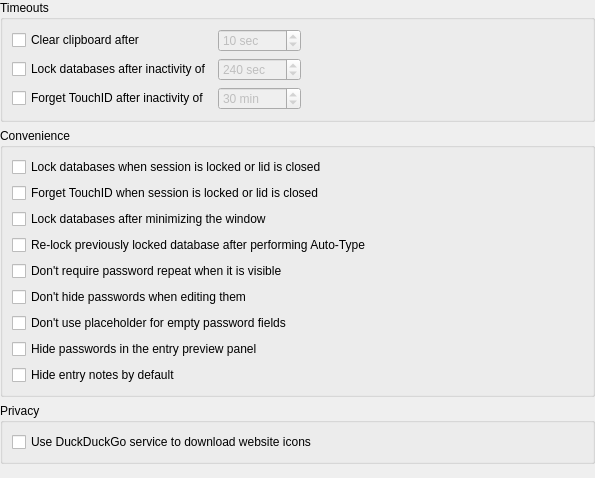
<?xml version="1.0" encoding="UTF-8"?>
<ui version="4.0">
 <class>ApplicationSettingsWidgetSecurity</class>
 <widget class="QWidget" name="ApplicationSettingsWidgetSecurity">
  <property name="geometry">
   <rect>
    <x>0</x>
    <y>0</y>
    <width>595</width>
    <height>478</height>
   </rect>
  </property>
  <layout class="QVBoxLayout" name="verticalLayout">
   <property name="leftMargin">
    <number>0</number>
   </property>
   <property name="topMargin">
    <number>0</number>
   </property>
   <property name="rightMargin">
    <number>0</number>
   </property>
   <property name="bottomMargin">
    <number>0</number>
   </property>
   <item>
    <widget class="QGroupBox" name="groupBox">
     <property name="title">
      <string>Timeouts</string>
     </property>
     <layout class="QGridLayout" name="gridLayout" columnstretch="0,0,1">
      <item row="0" column="1">
       <widget class="QSpinBox" name="clearClipboardSpinBox">
        <property name="enabled">
         <bool>false</bool>
        </property>
        <property name="sizePolicy">
         <sizepolicy hsizetype="Expanding" vsizetype="Fixed">
          <horstretch>0</horstretch>
          <verstretch>0</verstretch>
         </sizepolicy>
        </property>
        <property name="accessibleName">
         <string>Clipboard clear seconds</string>
        </property>
        <property name="suffix">
         <string comment="Seconds"> sec</string>
        </property>
        <property name="minimum">
         <number>1</number>
        </property>
        <property name="maximum">
         <number>999</number>
        </property>
        <property name="value">
         <number>10</number>
        </property>
       </widget>
      </item>
      <item row="2" column="0">
       <widget class="QCheckBox" name="touchIDResetCheckBox">
        <property name="text">
         <string>Forget TouchID after inactivity of</string>
        </property>
       </widget>
      </item>
      <item row="1" column="0">
       <widget class="QCheckBox" name="lockDatabaseIdleCheckBox">
        <property name="sizePolicy">
         <sizepolicy hsizetype="Minimum" vsizetype="Fixed">
          <horstretch>0</horstretch>
          <verstretch>0</verstretch>
         </sizepolicy>
        </property>
        <property name="text">
         <string>Lock databases after inactivity of</string>
        </property>
       </widget>
      </item>
      <item row="0" column="0">
       <widget class="QCheckBox" name="clearClipboardCheckBox">
        <property name="text">
         <string>Clear clipboard after</string>
        </property>
       </widget>
      </item>
      <item row="1" column="1">
       <widget class="QSpinBox" name="lockDatabaseIdleSpinBox">
        <property name="enabled">
         <bool>false</bool>
        </property>
        <property name="sizePolicy">
         <sizepolicy hsizetype="Expanding" vsizetype="Fixed">
          <horstretch>0</horstretch>
          <verstretch>0</verstretch>
         </sizepolicy>
        </property>
        <property name="accessibleName">
         <string>Database lock timeout seconds</string>
        </property>
        <property name="suffix">
         <string comment="Seconds"> sec</string>
        </property>
        <property name="minimum">
         <number>10</number>
        </property>
        <property name="maximum">
         <number>43200</number>
        </property>
        <property name="value">
         <number>240</number>
        </property>
       </widget>
      </item>
      <item row="2" column="1">
       <widget class="QSpinBox" name="touchIDResetSpinBox">
        <property name="enabled">
         <bool>false</bool>
        </property>
        <property name="sizePolicy">
         <sizepolicy hsizetype="Expanding" vsizetype="Fixed">
          <horstretch>0</horstretch>
          <verstretch>0</verstretch>
         </sizepolicy>
        </property>
        <property name="accessibleName">
         <string>Touch ID inactivity reset</string>
        </property>
        <property name="suffix">
         <string> min</string>
        </property>
        <property name="maximum">
         <number>1440</number>
        </property>
        <property name="value">
         <number>30</number>
        </property>
       </widget>
      </item>
      <item row="0" column="2">
       <spacer name="horizontalSpacer">
        <property name="orientation">
         <enum>Qt::Horizontal</enum>
        </property>
        <property name="sizeHint" stdset="0">
         <size>
          <width>40</width>
          <height>20</height>
         </size>
        </property>
       </spacer>
      </item>
     </layout>
    </widget>
   </item>
   <item>
    <widget class="QGroupBox" name="groupBox_2">
     <property name="title">
      <string>Convenience</string>
     </property>
     <layout class="QVBoxLayout" name="verticalLayout_2">
      <item>
       <widget class="QCheckBox" name="lockDatabaseOnScreenLockCheckBox">
        <property name="text">
         <string>Lock databases when session is locked or lid is closed</string>
        </property>
       </widget>
      </item>
      <item>
       <widget class="QCheckBox" name="touchIDResetOnScreenLockCheckBox">
        <property name="text">
         <string>Forget TouchID when session is locked or lid is closed</string>
        </property>
       </widget>
      </item>
      <item>
       <widget class="QCheckBox" name="lockDatabaseMinimizeCheckBox">
        <property name="text">
         <string>Lock databases after minimizing the window</string>
        </property>
       </widget>
      </item>
      <item>
       <widget class="QCheckBox" name="relockDatabaseAutoTypeCheckBox">
        <property name="text">
         <string>Re-lock previously locked database after performing Auto-Type</string>
        </property>
       </widget>
      </item>
      <item>
       <widget class="QCheckBox" name="passwordRepeatCheckBox">
        <property name="text">
         <string>Don't require password repeat when it is visible</string>
        </property>
       </widget>
      </item>
      <item>
       <widget class="QCheckBox" name="passwordCleartextCheckBox">
        <property name="text">
         <string>Don't hide passwords when editing them</string>
        </property>
       </widget>
      </item>
      <item>
       <widget class="QCheckBox" name="passwordShowDotsCheckBox">
        <property name="text">
         <string>Don't use placeholder for empty password fields</string>
        </property>
       </widget>
      </item>
      <item>
       <widget class="QCheckBox" name="passwordPreviewCleartextCheckBox">
        <property name="text">
         <string>Hide passwords in the entry preview panel</string>
        </property>
       </widget>
      </item>
      <item>
       <widget class="QCheckBox" name="hideNotesCheckBox">
        <property name="text">
         <string>Hide entry notes by default</string>
        </property>
       </widget>
      </item>
     </layout>
    </widget>
   </item>
   <item>
    <widget class="QGroupBox" name="privacy">
     <property name="title">
      <string>Privacy</string>
     </property>
     <layout class="QVBoxLayout" name="verticalLayout_3">
      <item>
       <widget class="QCheckBox" name="fallbackToSearch">
        <property name="text">
         <string>Use DuckDuckGo service to download website icons</string>
        </property>
       </widget>
      </item>
     </layout>
    </widget>
   </item>
   <item>
    <spacer name="verticalSpacer_2">
     <property name="orientation">
      <enum>Qt::Vertical</enum>
     </property>
     <property name="sizeType">
      <enum>QSizePolicy::Expanding</enum>
     </property>
     <property name="sizeHint" stdset="0">
      <size>
       <width>20</width>
       <height>30</height>
      </size>
     </property>
    </spacer>
   </item>
  </layout>
 </widget>
 <tabstops>
  <tabstop>clearClipboardCheckBox</tabstop>
  <tabstop>clearClipboardSpinBox</tabstop>
  <tabstop>lockDatabaseIdleCheckBox</tabstop>
  <tabstop>lockDatabaseIdleSpinBox</tabstop>
  <tabstop>touchIDResetCheckBox</tabstop>
  <tabstop>touchIDResetSpinBox</tabstop>
  <tabstop>lockDatabaseOnScreenLockCheckBox</tabstop>
  <tabstop>touchIDResetOnScreenLockCheckBox</tabstop>
  <tabstop>lockDatabaseMinimizeCheckBox</tabstop>
  <tabstop>relockDatabaseAutoTypeCheckBox</tabstop>
  <tabstop>passwordRepeatCheckBox</tabstop>
  <tabstop>passwordCleartextCheckBox</tabstop>
  <tabstop>passwordShowDotsCheckBox</tabstop>
  <tabstop>passwordPreviewCleartextCheckBox</tabstop>
  <tabstop>hideNotesCheckBox</tabstop>
  <tabstop>fallbackToSearch</tabstop>
 </tabstops>
 <resources/>
 <connections/>
</ui>
